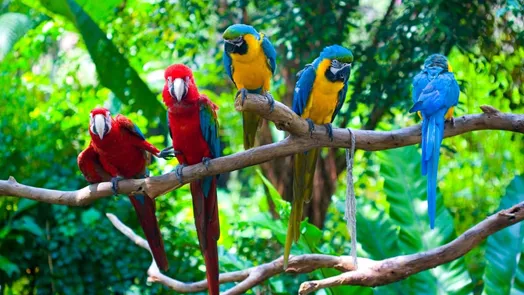
#> input picture task5_histogram/birds.jpg, 524 x 295 px, found by its file name
$ python histogram_hesaplama.py
#> lines starting #> are read from the running program, lines starting #| are printed output that depends on the picture
import cv2
from matplotlib import pyplot as plt

img = cv2.imread(r"C:\Users\BORA\PythonProjeleri\PythonProjeleri\images\birds.jpg")
#> img is the input picture: shape (295, 524, 3); mean B, G, R 72.7, 132.3, 75.7

img_gray = cv2.cvtColor(img, cv2.COLOR_BGR2GRAY)
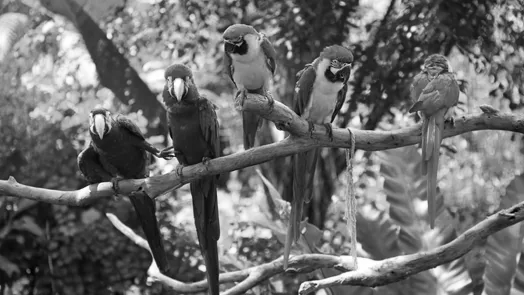
#> img_gray: shape (295, 524); min 0, max 255, mean 108.6

hist = cv2.calcHist([img_gray], [0], None, [256], [0, 256])
#> hist = 256 values, max 1458 at index 63, min 1 at index 0, mean 603.8

plt.figure(figsize=(12, 6))

plt.subplot(1, 2, 1)
plt.imshow(img_gray, cmap='gray')
plt.title('Gray Image')

plt.subplot(1, 2, 2)
plt.plot(hist)
plt.xlabel('Piksel Değeri')
plt.ylabel('Piksel Sayısı')

plt.show()
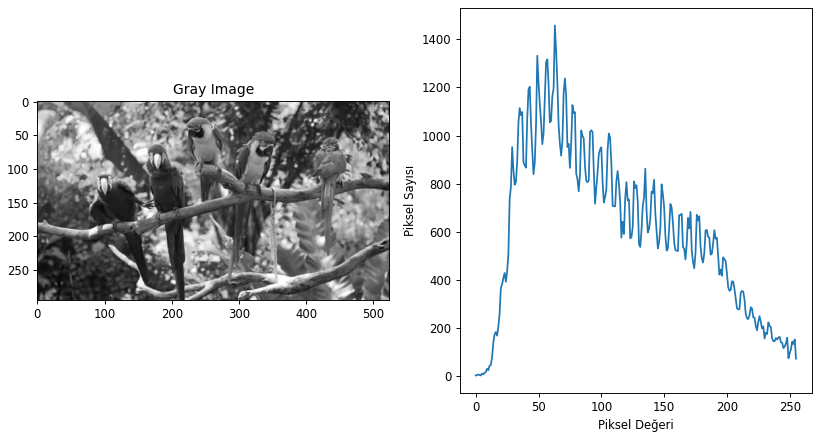
#> figure drawn by matplotlib, 2 panels; panel 2: curve peaks at x = 63, y = 1458
